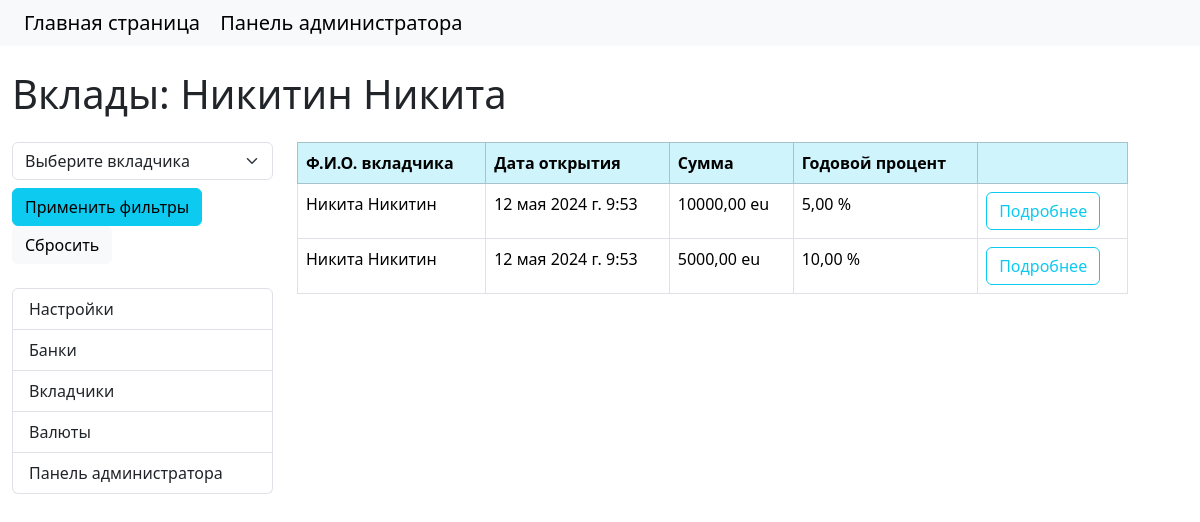
The app's page /deposits/depositor/3 with its own data.
### core/models.py (models this page shows, shortened)
class Depositor(models.Model):
    last_name = models.CharField('Фамилия', max_length=100)
    first_name = models.CharField('Имя', max_length=100)
    patronymic = models.CharField('Отчество', max_length=100, blank=True)
    role_choices = [
        ('depositorPremium', 'Вкладчик с высоким рейтингом'),
        ('depositorNormal', 'Вкладчик с обычным рейтингом'),
        ('depositorGarbage', 'Вкладчик из черного списка'),
    ]
    email = models.CharField('Почта', max_length=50, blank=True)
    telephone = models.CharField('Телефон', max_length=12, blank=True)
    role = models.CharField('Роль', max_length=20, choices=role_choices)
    birthday = models.DateField('День рождения', null=True, blank=True, default=timezone.now)
    bank = models.ForeignKey(Bank, on_delete=models.CASCADE, verbose_name='Банк')
    photo = models.ImageField('Фото вкладчика', upload_to='photos', null=True, blank=True)
    passport = models.CharField('Серия и номер паспорта', max_length=11, default='', unique=True)
    def __str__(self):
        return self.get_full_name()
    def get_full_name(self) -> str:
        first_name = self.first_name
        last_name = self.last_name
        patronymic = self.patronymic
        if first_name:
            return f"{first_name} {last_name} {patronymic}".strip()
        elif last_name:
            return last_name
        else:
            return 'нет данных'
    class Meta:
        verbose_name = 'Вкладчик'
        verbose_name_plural = 'Вкладчики'

class Deposit(models.Model):
    amount = models.DecimalField('Сумма', default=0.00, max_digits=10, decimal_places=2)
    depositor = models.ForeignKey(Depositor, on_delete=models.CASCADE, verbose_name='Вкладчик')
    currency = models.ForeignKey(Currency, on_delete=models.SET_NULL, null=True, verbose_name='Валюта')
    annual_percentage = models.DecimalField('Годовой процент', default=0.00, max_digits=5, decimal_places=2)
    dc = models.DateTimeField('Дата записи', null=True, blank=True, default=timezone.now)
    class Meta:
        verbose_name = 'Вклад'
        verbose_name_plural = 'Вклады'

class Currency(models.Model):
    code = models.CharField('Кодовой обозначение', max_length=5, unique=True)
    name = models.CharField('Наименование', max_length=50, unique=True)
    class Meta:
        verbose_name = 'Валюта'
        verbose_name_plural = 'Валюты'

### core/views.py (the view)
# urls.py: path('deposits/depositor/<int:depositor_id>', views.DepositView.as_view(), name='deposits_by_depositor'),
class DepositView(TemplateView):
    template_name = 'core/deposits.html'
    def get_context_data(self, **kwargs):
        context = super().get_context_data(**kwargs)
        depositor_id = self.kwargs['depositor_id']
        deposits = models.Deposit.objects.filter(depositor=depositor_id)
        depositors = models.Depositor.objects.all()
        depositor = models.Depositor.objects.get(pk=depositor_id)
        context['deposits'] = deposits
        context['depositors'] = depositors
        context['depositor'] = depositor
        context['title'] = 'Вклады: '
        return context

### core/templates/core/deposits.html (shortened to what this page needs)
{% extends 'base.html' %}
{% block page_title %}
<h1 class="mb-4">
    {{ title }} {{ depositor.last_name }} {{ depositor.first_name }} {{ depositor.patronymic }}
</h1>
{% endblock %}
{% block sidebar %}
<div class="col-md-3">
    <form method="get">
        <select class="form-select mb-2" name="depositor" id="depositorSelect">
            <option value="">Выберите вкладчика</option>
        </select>
        <button type="submit" class="btn btn-info">Применить фильтры</button>
        <a href="{% url 'deposits' %}" class="btn btn-light">Сбросить</a>
    </form>
    <ul class="list-group mt-4">
        <a class="list-group-item" href="{% url 'deposits_settings' %}">Настройки</a>
        <a class="list-group-item" href="{% url 'home' %}">Банки</a>
        <a class="list-group-item" href="{% url 'depositors' %}">Вкладчики</a>
        <a class="list-group-item" href="{% url 'currency' %}">Валюты</a>
        <a class="list-group-item" href="{% url 'admin' %}">Панель администратора</a>
    </ul>
</div>
{% endblock %}
{% block content %}
<div class="col-md-9">
    <table class="table table-bordered">
        <thead class="table-info">
        <tr>
            <th scope="col">Ф.И.О. вкладчика</th>
            <th scope="col">Дата открытия</th>
            <th scope="col">Сумма</th>
            <th scope="col">Годовой процент</th>
            <th scope="col"></th>
        </tr>
        </thead>
        <tbody>
        {% for item in deposits %}
        <tr>
            <td>{{ item.depositor }}</td>
            <td>{{ item.dc }}</td>
            <td>{{ item.amount }} {{ item.currency.code }}</td>
            <td>{{ item.annual_percentage }} %</td>
            <td>
                <a href="{% url 'deposit_detail' pk=item.pk %}" class="btn btn-outline-info">Подробнее</a>
            </td>
        </tr>
        {% endfor %}
        </tbody>
    </table>
</div>
{% endblock %}

### records on screen
Depositor: last_name "Никитин", first_name "Никита"
Deposit: depositor "Никита Никитин", dc "12 мая 2024 г. 9:53", amount "10000,00", currency.code "eu", annual_percentage "5,00"
Deposit: depositor "Никита Никитин", dc "12 мая 2024 г. 9:53", amount "5000,00", currency.code "eu", annual_percentage "10,00"

### other values on screen
{{ title }} "Вклады:"
